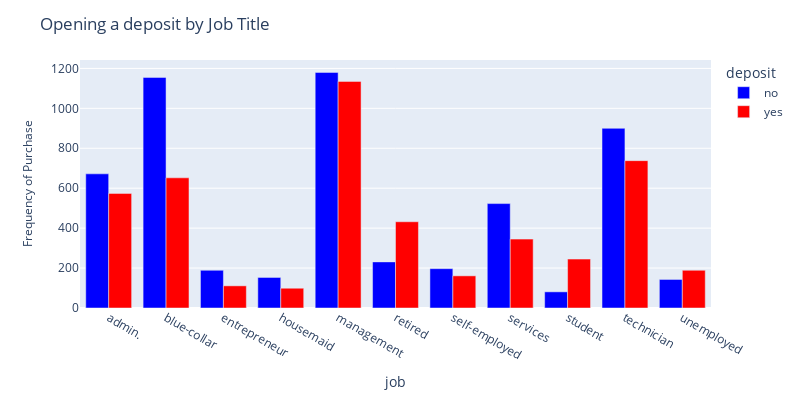

Notebook cell for this chart:
### Code cell
# Job: open a deposit/ do not
job_data = bank_cleaned.groupby('job', as_index=False)['deposit'].value_counts()

# Graph (Plotly) - bar chart
fig = px.bar(
    data_frame=job_data,
    x='job',
    y='count',
    color='deposit',
    barmode='group',
    height=400,
    width=800,
    color_discrete_map={'no':'blue', 'yes':'red'}
)

fig.update_layout(
    title='Opening a deposit by Job Title',
    xaxis_tickfont_size=12,
    yaxis=dict(
        title='Frequency of Purchase',
        titlefont_size=12,
        tickfont_size=12,
    ))

fig.show()
fig.write_image('data/fig2.png')

### Figure 1 — Plotly figure (JSON) as saved in the notebook; plotly's stock layout.template omitted (floating-point values rounded to 4 significant figures)
{"data": [{"alignmentgroup": "True", "hovertemplate": "deposit=no<br>job=%{x}<br>count=%{y}<extra></extra>", "legendgroup": "no", "marker": {"color": "blue", "pattern": {"shape": ""}}, "name": "no", "offsetgroup": "no", "orientation": "v", "showlegend": true, "textposition": "auto", "type": "bar", "x": ["admin.", "blue-collar", "entrepreneur", "housemaid", "management", "retired", "self-employed", "services", "student", "technician", "unemployed"], "xaxis": "x", "y": [672, 1155, 189, 153, 1180, 231, 197, 523, 81, 900, 143], "yaxis": "y"}, {"alignmentgroup": "True", "hovertemplate": "deposit=yes<br>job=%{x}<br>count=%{y}<extra></extra>", "legendgroup": "yes", "marker": {"color": "red", "pattern": {"shape": ""}}, "name": "yes", "offsetgroup": "yes", "orientation": "v", "showlegend": true, "textposition": "auto", "type": "bar", "x": ["admin.", "blue-collar", "entrepreneur", "housemaid", "management", "retired", "self-employed", "services", "student", "technician", "unemployed"], "xaxis": "x", "y": [574, 652, 111, 99, 1135, 432, 161, 345, 245, 738, 189], "yaxis": "y"}], "layout": {"barmode": "group", "height": 400, "legend": {"title": {"text": "deposit"}, "tracegroupgap": 0}, "margin": {"t": 60}, "title": {"text": "Opening a deposit by Job Title"}, "width": 800, "xaxis": {"anchor": "y", "domain": [0, 1], "tickfont": {"size": 12}, "title": {"text": "job"}}, "yaxis": {"anchor": "x", "domain": [0, 1], "tickfont": {"size": 12}, "title": {"font": {"size": 12}, "text": "Frequency of Purchase"}}}}
